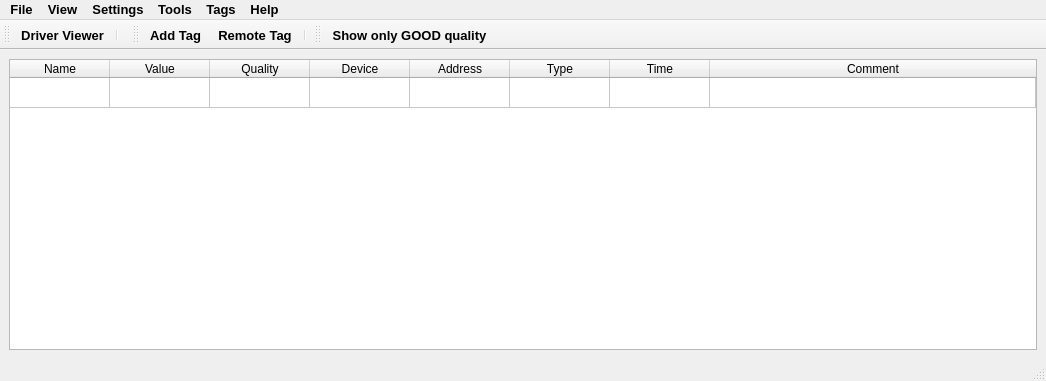
<?xml version="1.0" encoding="UTF-8"?>
<ui version="4.0">
 <class>OIServerViewer</class>
 <widget class="QMainWindow" name="OIServerViewer">
  <property name="geometry">
   <rect>
    <x>0</x>
    <y>0</y>
    <width>1046</width>
    <height>381</height>
   </rect>
  </property>
  <property name="font">
   <font>
    <pointsize>10</pointsize>
    <bold>true</bold>
   </font>
  </property>
  <property name="windowTitle">
   <string>Tag Viewer</string>
  </property>
  <widget class="QWidget" name="centralwidget">
   <layout class="QVBoxLayout" name="verticalLayout">
    <item>
     <widget class="QTableWidget" name="tableWidget">
      <property name="font">
       <font>
        <pointsize>9</pointsize>
        <bold>false</bold>
       </font>
      </property>
      <property name="rowCount">
       <number>1</number>
      </property>
      <property name="columnCount">
       <number>8</number>
      </property>
      <attribute name="horizontalHeaderStretchLastSection">
       <bool>true</bool>
      </attribute>
      <attribute name="verticalHeaderVisible">
       <bool>false</bool>
      </attribute>
      <row/>
      <column>
       <property name="text">
        <string>Name</string>
       </property>
      </column>
      <column>
       <property name="text">
        <string>Value</string>
       </property>
      </column>
      <column>
       <property name="text">
        <string>Quality</string>
       </property>
      </column>
      <column>
       <property name="text">
        <string>Device</string>
       </property>
      </column>
      <column>
       <property name="text">
        <string>Address</string>
       </property>
      </column>
      <column>
       <property name="text">
        <string>Type</string>
       </property>
      </column>
      <column>
       <property name="text">
        <string>Time</string>
       </property>
      </column>
      <column>
       <property name="text">
        <string>Comment</string>
       </property>
      </column>
     </widget>
    </item>
   </layout>
  </widget>
  <widget class="QMenuBar" name="menubar">
   <property name="geometry">
    <rect>
     <x>0</x>
     <y>0</y>
     <width>1046</width>
     <height>24</height>
    </rect>
   </property>
   <widget class="QMenu" name="menuFile">
    <property name="title">
     <string>File</string>
    </property>
    <addaction name="actionNew"/>
    <addaction name="actionOpen"/>
    <addaction name="actionSave_As"/>
    <addaction name="actionOpen_Recent"/>
    <addaction name="actionClose"/>
    <addaction name="separator"/>
    <addaction name="actionExit"/>
   </widget>
   <widget class="QMenu" name="menuView">
    <property name="title">
     <string>View</string>
    </property>
    <addaction name="actionAppereance"/>
    <addaction name="actionShow_only_GOOD_quality"/>
   </widget>
   <widget class="QMenu" name="menuSettings">
    <property name="title">
     <string>Settings</string>
    </property>
   </widget>
   <widget class="QMenu" name="menuHelp">
    <property name="title">
     <string>Help</string>
    </property>
    <addaction name="actionHelp"/>
    <addaction name="separator"/>
    <addaction name="actionAbout"/>
   </widget>
   <widget class="QMenu" name="menuTools">
    <property name="title">
     <string>Tools</string>
    </property>
    <addaction name="actionDriver"/>
   </widget>
   <widget class="QMenu" name="menuTag">
    <property name="title">
     <string>Tags</string>
    </property>
    <addaction name="actionAdd_Tag"/>
    <addaction name="actionRemote_Tag"/>
   </widget>
   <addaction name="menuFile"/>
   <addaction name="menuView"/>
   <addaction name="menuSettings"/>
   <addaction name="menuTools"/>
   <addaction name="menuTag"/>
   <addaction name="menuHelp"/>
  </widget>
  <widget class="QStatusBar" name="statusbar"/>
  <widget class="QToolBar" name="tbarTools">
   <property name="windowTitle">
    <string>toolBar</string>
   </property>
   <attribute name="toolBarArea">
    <enum>TopToolBarArea</enum>
   </attribute>
   <attribute name="toolBarBreak">
    <bool>false</bool>
   </attribute>
   <addaction name="actionDriver"/>
   <addaction name="separator"/>
  </widget>
  <widget class="QToolBar" name="tbarTags">
   <property name="windowTitle">
    <string>toolBar_2</string>
   </property>
   <attribute name="toolBarArea">
    <enum>TopToolBarArea</enum>
   </attribute>
   <attribute name="toolBarBreak">
    <bool>false</bool>
   </attribute>
   <addaction name="actionAdd_Tag"/>
   <addaction name="actionRemote_Tag"/>
   <addaction name="separator"/>
  </widget>
  <widget class="QToolBar" name="toolBar">
   <property name="windowTitle">
    <string>toolBar</string>
   </property>
   <attribute name="toolBarArea">
    <enum>TopToolBarArea</enum>
   </attribute>
   <attribute name="toolBarBreak">
    <bool>false</bool>
   </attribute>
   <addaction name="actionShow_only_GOOD_quality"/>
  </widget>
  <action name="actionAppereance">
   <property name="text">
    <string>Appereance..</string>
   </property>
  </action>
  <action name="actionDriver">
   <property name="icon">
    <iconset resource="rc.qrc">
     <normaloff>:/img/img/tools.png</normaloff>:/img/img/tools.png</iconset>
   </property>
   <property name="text">
    <string>Driver Viewer</string>
   </property>
  </action>
  <action name="actionAdd_Tag">
   <property name="icon">
    <iconset resource="rc.qrc">
     <normaloff>:/img/img/add.png</normaloff>:/img/img/add.png</iconset>
   </property>
   <property name="text">
    <string>Add Tag</string>
   </property>
  </action>
  <action name="actionRemote_Tag">
   <property name="icon">
    <iconset resource="rc.qrc">
     <normaloff>:/img/img/minus.png</normaloff>:/img/img/minus.png</iconset>
   </property>
   <property name="text">
    <string>Remote Tag</string>
   </property>
  </action>
  <action name="actionShow_only_GOOD_quality">
   <property name="checkable">
    <bool>true</bool>
   </property>
   <property name="icon">
    <iconset resource="rc.qrc">
     <normaloff>:/img/img/checkmark_off.png</normaloff>
     <normalon>:/img/img/checkmark.png</normalon>:/img/img/checkmark_off.png</iconset>
   </property>
   <property name="text">
    <string>Show only GOOD quality</string>
   </property>
  </action>
  <action name="actionNew">
   <property name="text">
    <string>New...</string>
   </property>
  </action>
  <action name="actionOpen">
   <property name="icon">
    <iconset resource="rc.qrc">
     <normaloff>:/img/img/OpenFolder.png</normaloff>:/img/img/OpenFolder.png</iconset>
   </property>
   <property name="text">
    <string>Open...</string>
   </property>
  </action>
  <action name="actionSave_As">
   <property name="text">
    <string>Save As...</string>
   </property>
  </action>
  <action name="actionOpen_Recent">
   <property name="text">
    <string>Open Recent</string>
   </property>
  </action>
  <action name="actionClose">
   <property name="text">
    <string>Close</string>
   </property>
  </action>
  <action name="actionExit">
   <property name="text">
    <string>Exit</string>
   </property>
  </action>
  <action name="actionHelp">
   <property name="text">
    <string>Help</string>
   </property>
  </action>
  <action name="actionAbout">
   <property name="text">
    <string>About</string>
   </property>
  </action>
 </widget>
 <resources>
  <include location="rc.qrc"/>
 </resources>
 <connections/>
</ui>
